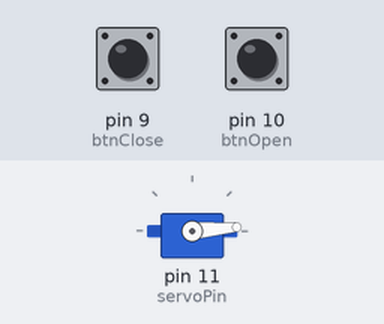
The sketch below on a simulated Arduino Uno, built with avr-gcc and run on an emulated ATmega328P. Parts: servo. Inputs (shaded band) come from the test bench; at power-on: pin 10 (btnOpen) HIGH, pin 9 (btnClose) HIGH.

Above: at 1.2 s.
1.3 s: pin 10 (btnOpen) pulled LOW for 0.15 s
At 2.2 s:
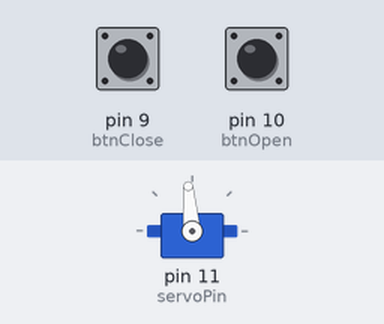
2.9 s: pin 9 (btnClose) pulled LOW for 0.15 s
At 3.4 s:
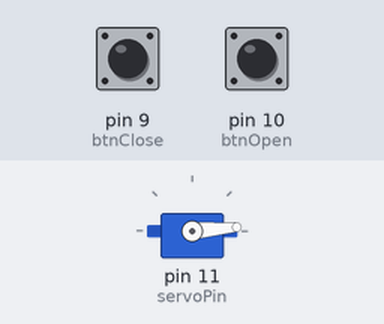
4.5 s: pin 10 (btnOpen) pulled LOW for 1 s
At 5.8 s:
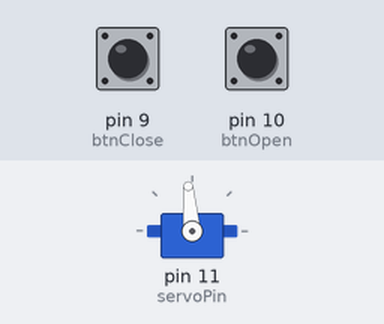
Timing chart, 0 to 7.5 s (numbered marks = the images above; inputs shaded):
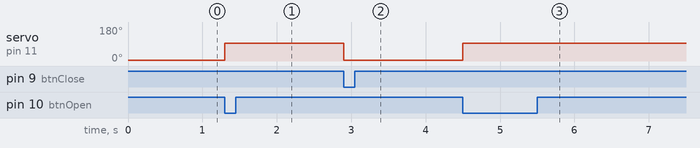

Measured:
- after the input at 1.3 s, servo on pin 11 (servoPin): 5° → 95° at once
- after the input at 2.9 s, servo on pin 11 (servoPin): 95° → 5° at once
- after the input at 4.5 s, servo on pin 11 (servoPin): 5° → 95° at once

The sketch:

Lock2btn.ino
```cpp
#include <Servo.h>
Servo servo;

const int servoPin = 11;
const int btnOpen = 10;
const int btnClose = 9;
const int angleOpen = 95;
const int angleClose = 5;

void setup(){
  Serial.begin(9600);
  servo.attach(servoPin);
  servo.write(5);
  pinMode(btnOpen, INPUT_PULLUP);
  pinMode(btnClose, INPUT_PULLUP);
}

void loop(){
  if(digitalRead(btnOpen) == LOW){
    opened();
  }
  else if(digitalRead(btnClose) == LOW){
    closed();
  }
  else{
  }
}

void opened(){
  servo.write(angleOpen);
}

void closed(){
  servo.write(angleClose);
}
```
